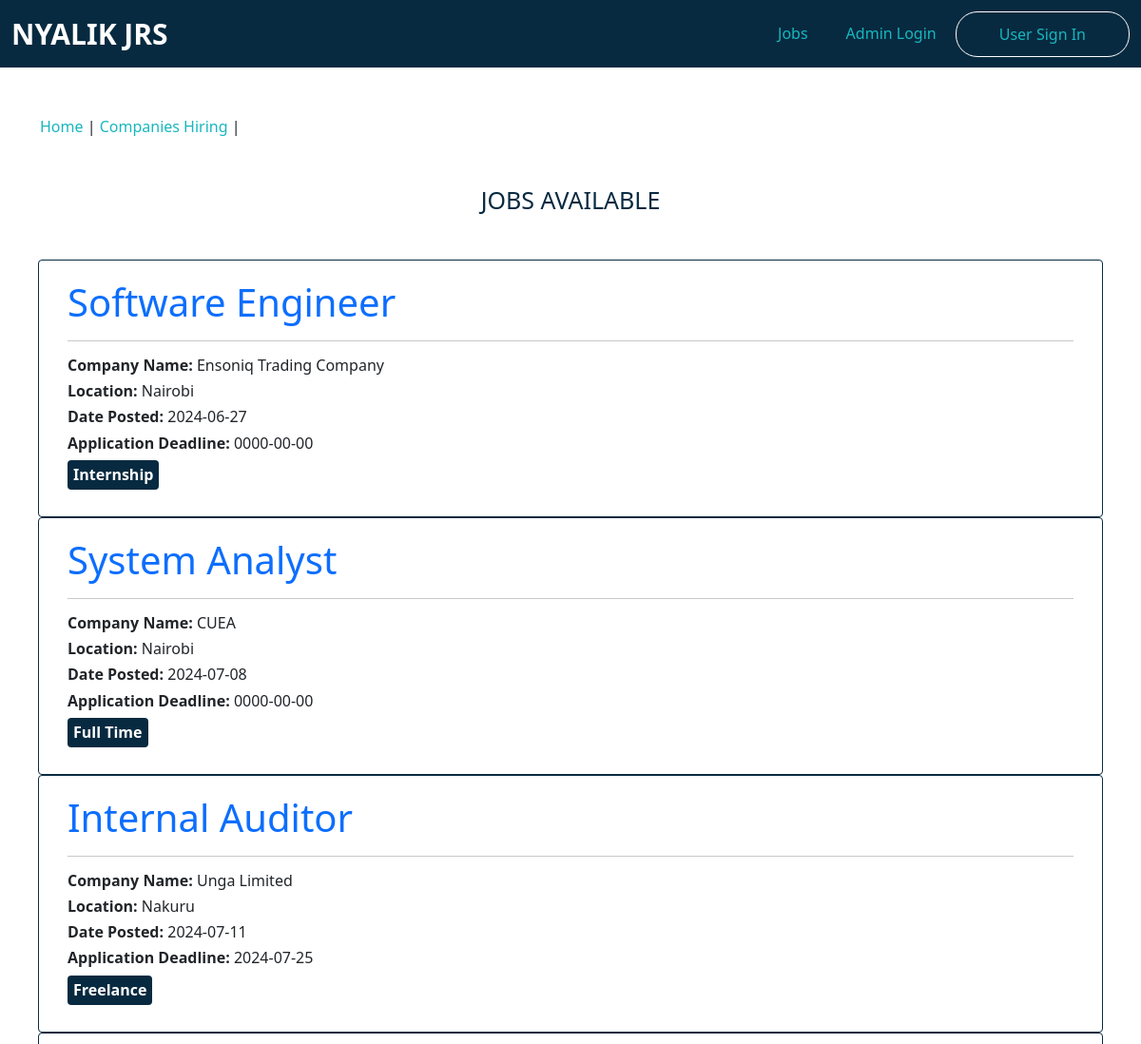
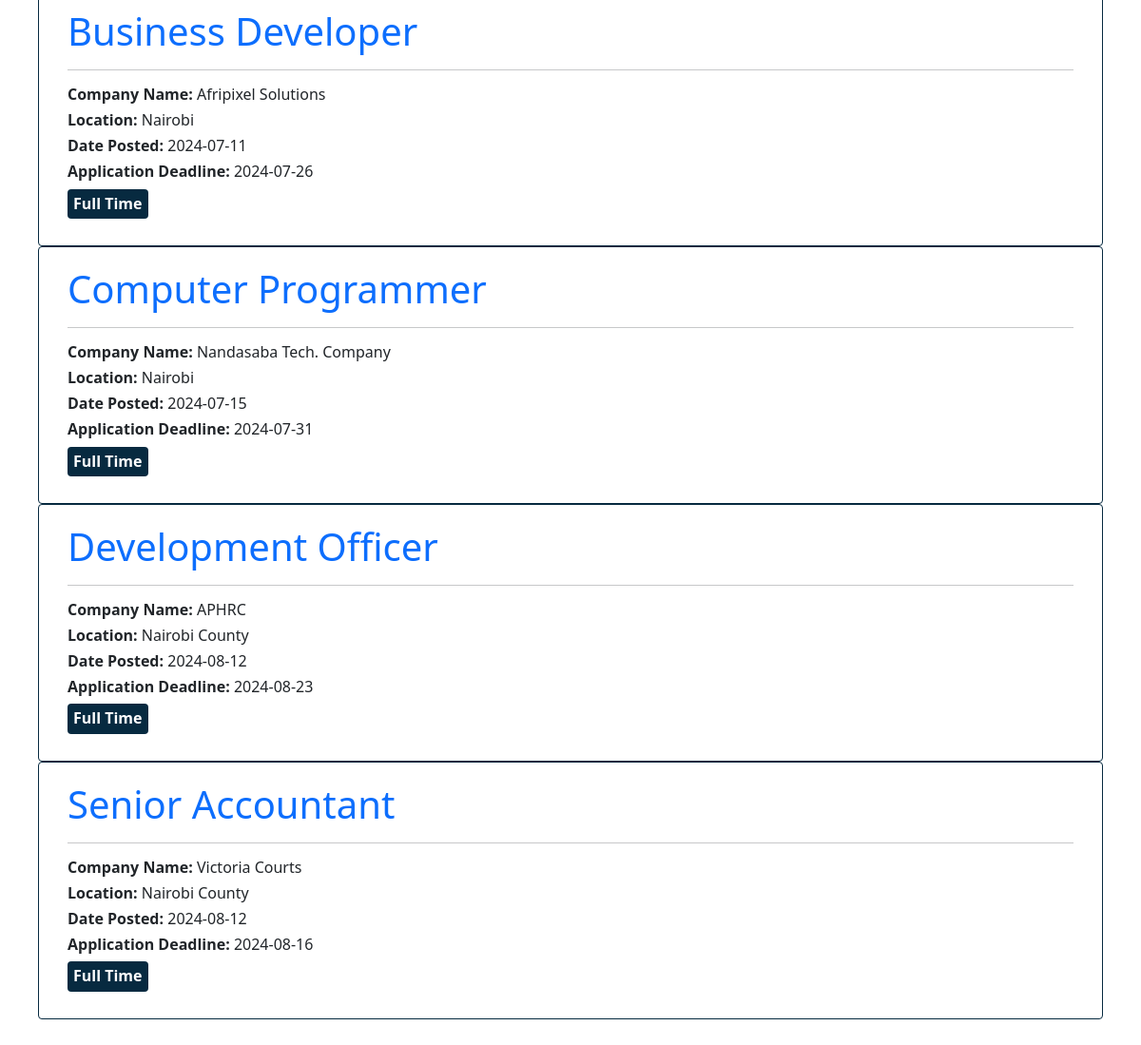
The page /jobs/company_jobs.php on the database its author committed (2 pictures, top to bottom).
### tables this page shows
CREATE TABLE `posted_jobs` (
  `jobId` int(11) NOT NULL,
  `jobTitle` varchar(200) NOT NULL,
  `jobDescription` varchar(6000) NOT NULL,
  `jobEmploymentType` varchar(200) NOT NULL,
  `companyName` varchar(200) NOT NULL,
  `totalApplicants` int(11) DEFAULT NULL,
  `coreQualifications` varchar(1200) NOT NULL,
  `date_created` date NOT NULL DEFAULT current_timestamp(),
  `updation_date` datetime DEFAULT NULL ON UPDATE current_timestamp(),
  `status` int(11) NOT NULL,
  `jobLocation` varchar(255) NOT NULL,
  `job_level` varchar(200) NOT NULL,
  `job_salary` varchar(200) NOT NULL,
  `application_deadline` date NOT NULL,
  `job_industry` varchar(255) NOT NULL
);

### jobs/company_jobs.php (the view, shortened to what this page needs)
<?php
include_once "functions/functions.php";
$pdo = databaseConnection();
$company_name = false;
$sql = $pdo->prepare("SELECT * FROM posted_jobs WHERE companyName LIKE '%$company_name%' AND status = 1");
$sql->execute();
$database_company_jobs = $sql->fetchAll(PDO::FETCH_ASSOC);
?>
<?= headerTemplate('JOBS | ' . $company_name); ?>
<nav class="navbar navbar-expand-lg bg-body-tertiary">
    <div class="container-fluid">
        <a href="index.php?page=home" class="navbar-brand">Nyalik JRS</a>
        <div class="collapse navbar-collapse justify-content-end" id="navbarSupportedContent">
            <?php
            if (!isset($_SESSION["userLoggedIn"]) && $_SESSION["userLoggedIn"] !== true) {
            ?>
                <ul class="navbar-nav">
                    <li class="nav-item">
                        <a class="nav-link" href="index.php?page=jobs/explore_all_jobs">Jobs</a>
                    </li>
                    <li class="nav-item">
                        <a class="nav-link" href="index.php?page=admin/admin_login">Admin Login</a>
                    </li>
                    <li class="nav-item">
                        <a class="nav-link" href="index.php?page=users/user_login">User Sign In</a>
                    </li>
                </ul>
            <?php }
            ?>
        </div>
    </div>
</nav>
<div class="breadcrumb">
    <div class="container">
        <div class="row">
            <span><a href="index.php?page=home">Home</a> | <a href="index.php?page=jobs/companies_hiring">Companies Hiring</a> |  <?= $company_name; ?></span>
        </div>
    </div>
</div>
<div id="section_title">
    <div class="container">
        <div class="row">
            <h4 class="text-center"><?= $company_name; ?> Jobs Available</h4>
        </div>
    </div>
</div>
<div id="job_display">
    <div class="container">
        <div class="row">
            <?php foreach ($database_company_jobs as $company_jobs) : ?>
                <div class="job_links col-md-12">
                    <a href="">
                        <h1><?= $company_jobs["jobTitle"]; ?></h1>
                    </a>
                    <hr>
                    <h6><span style="font-weight: bold;">Company Name:</span> <span style="font-weight: 300"><?= $company_jobs["companyName"]; ?></span></h6>
                    <h6><span style="font-weight: bold;">Location:</span> <span style="font-weight: 300;"><?= $company_jobs["jobLocation"]; ?></span></h6>
                    <h6><span style="font-weight: bold;">Date Posted:</span> <span style="font-weight: 300;"><?= $company_jobs["date_created"]; ?></span></h6>
                    <h6><span style="font-weight: bold;">Application Deadline:</span> <span style="font-weight: 300;"><?= $company_jobs["application_deadline"];?></span></h6>
                    <h6 style="font-weight: bold; width: fit-content"><?= $company_jobs["jobEmploymentType"]; ?></h6>
                </div>
            <?php endforeach; ?>
        </div>
    </div>
</div>

### rows shown on the page
posted_jobs: jobTitle "Software Engineer", companyName "Ensoniq Trading Company", jobLocation "Nairobi", date_created "2024-06-27", application_deadline "0000-00-00", jobEmploymentType "Internship"
posted_jobs: jobTitle "System Analyst", companyName "CUEA", jobLocation "Nairobi", date_created "2024-07-08", application_deadline "0000-00-00", jobEmploymentType "Full Time"
posted_jobs: jobTitle "Internal Auditor", companyName "Unga Limited", jobLocation "Nakuru", date_created "2024-07-11", application_deadline "2024-07-25", jobEmploymentType "Freelance"
posted_jobs: jobTitle "Business Developer", companyName "Afripixel Solutions", jobLocation "Nairobi", date_created "2024-07-11", application_deadline "2024-07-26", jobEmploymentType "Full Time"
posted_jobs: jobTitle "Computer Programmer", companyName "Nandasaba Tech. Company", jobLocation "Nairobi", date_created "2024-07-15", application_deadline "2024-07-31", jobEmploymentType "Full Time"
posted_jobs: jobTitle "Development Officer", companyName "APHRC", jobLocation "Nairobi County", date_created "2024-08-12", application_deadline "2024-08-23", jobEmploymentType "Full Time"
posted_jobs: jobTitle "Senior Accountant", companyName "Victoria Courts", jobLocation "Nairobi County", date_created "2024-08-12", application_deadline "2024-08-16", jobEmploymentType "Full Time"
